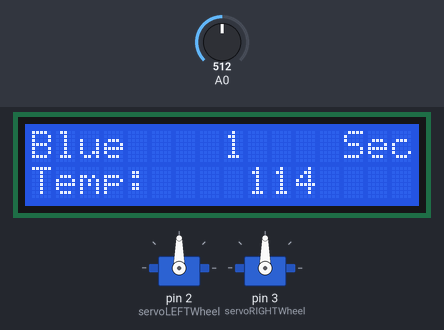
The sketch below on a simulated Arduino Uno, built with avr-gcc and run on an emulated ATmega328P. Shown: 2 × servo, 16×2 character LCD. The test bench sets the inputs (shaded band); at power-on: A0 = 512. Random numbers use the default seed unless the sketch sets one; what the sketch prints to the serial monitor is not drawn.

Above: at 1.2 s.
1.3 s: A0 set to 900
At 5.3 s:
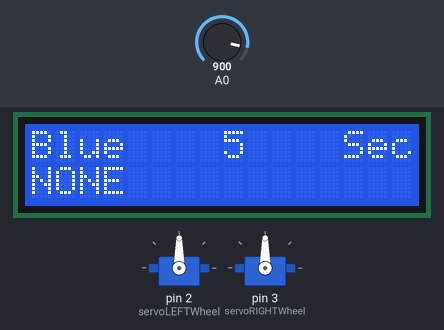
5.4 s: A0 set to 805
7.5 s: A0 set to 776
At 7.9 s:
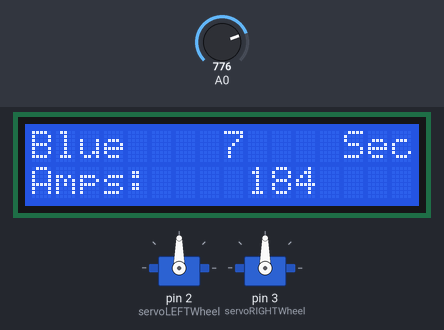
11.6 s: A0 set to 370
At 13.3 s:
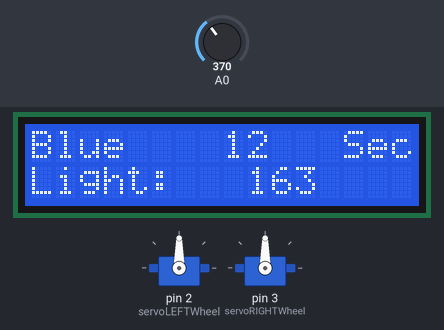
15.7 s: A0 set to 185
At 17.0 s:
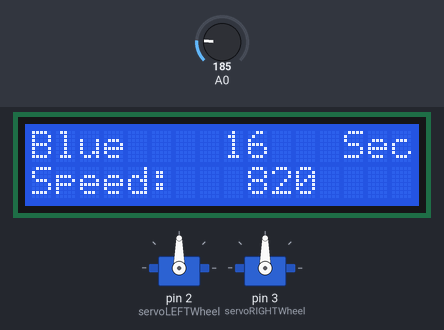
19.8 s: A0 set to 40
At 21.3 s:
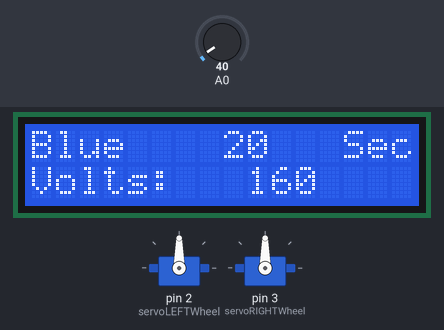
Timing chart, 0 to 22.8 s (numbered marks = the images above; inputs shaded):
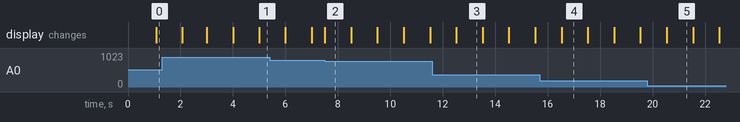

The sketch:

Matt_LED_Display_3.ino
```cpp
// Add LCD Library
#include <LiquidCrystal.h>
// Add Servo Library
#include <Servo.h>

// Define the pins the LCD uses.
LiquidCrystal lcd(8, 9, 4, 5, 6, 7);

// Global Variables
long previousDataMillis       = 0;     // store last time Data was sent
long previousServoWheelMillis = 0;     // store last time cont rotation Servos were moved
long intervalData             = 5000;  // interval at which to send data (milliseconds)
long intervalWheelServo       = 10000; // interval at which to move servo (milliseconds)
Servo servoLEFTWheel;              // define cont rotation servo1
Servo servoRIGHTWheel;             // define cont rotation servo2
// Define values used by the LCD Panel and LCD Buttons
int lcd_key     = 0;
int adc_key_in  = 0;
#define btnRIGHT  0
#define btnUP     1
#define btnDOWN   2
#define btnLEFT   3
#define btnSELECT 4
#define btnNONE   5

// read the buttons (subroutine)
int read_LCD_buttons()
{
 adc_key_in = analogRead(0); // read the value from the sensor
 // my buttons when read are centered at these valies: 0, 144, 329, 504, 741. We add approx 50 to those values and check to see if we are close
 if (adc_key_in > 1000) return btnNONE; // We make this the 1st option for speed reasons since it will be the most likely result
 if (adc_key_in < 50)   return btnRIGHT;
 if (adc_key_in < 195)  return btnUP;
 if (adc_key_in < 380)  return btnDOWN;
 if (adc_key_in < 555)  return btnLEFT;
 if (adc_key_in < 790)  return btnSELECT;
 return btnNONE;  // when all others fail, return this...
}

void setup()
{
  Serial.begin(9600);             // open a serial port
  servoLEFTWheel.attach(2);   // pin for cont rotation servro1
  servoRIGHTWheel.attach(3);  // pin for cont rotation servro2
  lcd.begin(16,2);        // initialize the lcd

  lcd.home (); // go home
  lcd.print("Blue");
  lcd.setCursor (12, 0);  // go to the second (1) line and 6 over
  lcd.print (" Sec:");
}

void loop()
{
 unsigned long currentMillis = millis(); // Get the current time

  // UPDATE THE DISPLAY WITH THE NEW DATA COMING FROM SENSORS
  // code to generate ramdom values for the data string (temp)
  int value1 = random(0, 255);  // random number for value 1
  int value2 = random(0, 255);  // random number for value 2
  int value3 = random(0, 255);  // random number for value 3
  int value4 = random(0, 255);  // random number for value 4
  int value5 = random(0, 255);  // random number for value 5

  // Send at timed intervals (intervalData)
  if(currentMillis - previousDataMillis > intervalData) {
    // save the last time we sent data
    previousDataMillis = currentMillis;
    // Send the Data
    Serial.print('H');              // any START OF STRING identifier
    Serial.print(',');              // string separator
    Serial.print(value1, DEC);      // print RAND DEC value #1
    Serial.print(",");
    Serial.print(value2, DEC);      // print RAND DEC value #2
    Serial.print(",");
    Serial.print(value3, DEC);      // print RAND DEC value #3
    Serial.print(',');
    Serial.print(value4, DEC);      // print RAND DEC value #4
    Serial.print(',');
    Serial.print(value5, DEC);      // print RAND DEC value #5
    Serial.println("");             // finish with \r\n
  }

 //
 lcd.setCursor(8,0);           // move cursor to second line "1" and 13 spaces over
 lcd.print(millis()/1000);      // display seconds elapsed since power-up

 lcd.setCursor(0,1);            // move to the begining of the second line
 lcd_key = read_LCD_buttons();  // read the buttons

 switch (lcd_key)               // depending on which button was pushed, we perform an action
 {
   case btnRIGHT:
     {
       lcd.setCursor(0,1);
       lcd.print("Volts:");
       lcd.setCursor(9,1);
       lcd.print(value1);
     delay(1000);
     break;
     }
   case btnLEFT:
     {
     lcd.setCursor(0,1);
     lcd.print("Temp: ");
     lcd.setCursor(9,1);
     lcd.print(value2);
     delay(1000);
     break;
     }
   case btnUP:
     {
     lcd.setCursor(0,1);
     lcd.print("Speed:");
     lcd.setCursor(9,1);
     lcd.print(value3);
     delay(1000);
     break;
     }
   case btnDOWN:
     {
     lcd.setCursor(0,1);
     lcd.print("Light:");
     lcd.setCursor(9,1);
     lcd.print(value4);
     delay(1000);
     break;
     }
   case btnSELECT:
     {
     lcd.setCursor(0,1);
     lcd.print("Amps:  ");
     lcd.setCursor(9,1);
     lcd.print(value5);
     delay(1000);
     break;
     }
     case btnNONE:
     {
     lcd.print("NONE            ");
     break;
     }
   }
 }
```

Measured:
- the behaviour switches between 790 and 789 on A0 (found by bisection; images 1 and 2)
- what the display in image 2 shows lasts 1.0 s, from 7.5 s to 8.5 s
